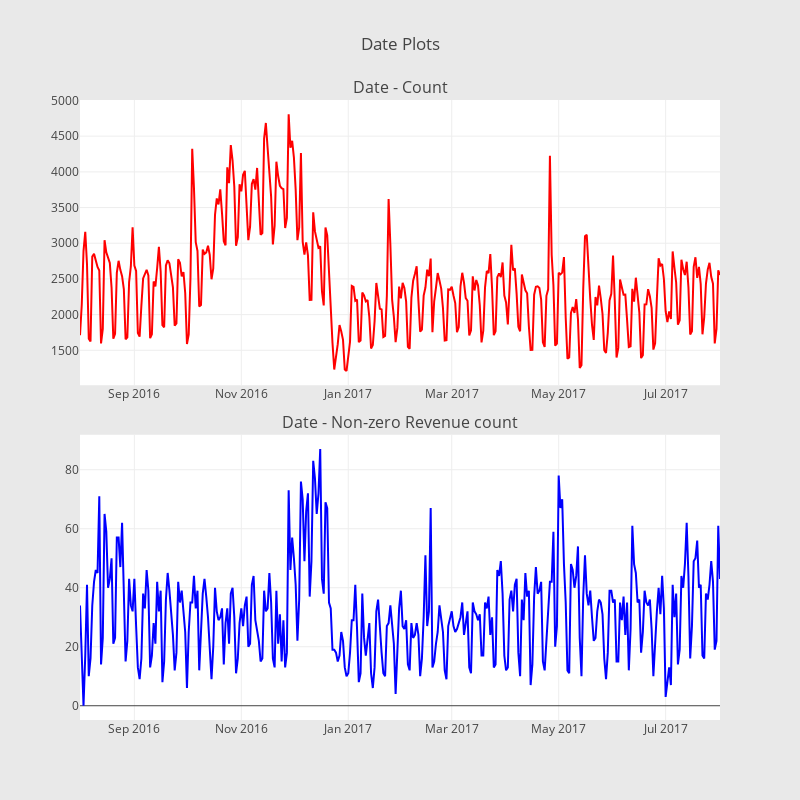

Source (notebook cell):
### Code cell
trace1 = scatter_plot(cnt_srs['count'],'red')
trace2 = scatter_plot(cnt_srs['count of non-zero revenue'],'blue')
fig = tools.make_subplots(rows=2, cols=1, vertical_spacing=0.08,
                          subplot_titles=["Date - Count", "Date - Non-zero Revenue count"])
fig.append_trace(trace1, 1, 1)
fig.append_trace(trace2, 2, 1)
fig['layout'].update(height=800, width=800, paper_bgcolor='rgb(233,233,233)', title="Date Plots")
py.iplot(fig, filename='date-plots')

### Figure 1 — Plotly figure (JSON) as saved in the notebook; plotly's stock layout.template omitted (floating-point values rounded to 4 significant figures; data arrays with more than 128 entries replaced by an {"elided": "..."} marker saying what was removed)
{"data": [{"marker": {"color": "red"}, "showlegend": false, "type": "scatter", "x": {"elided": "366 str values"}, "xaxis": "x1", "y": {"elided": "366 int values"}, "yaxis": "y1"}, {"marker": {"color": "blue"}, "showlegend": false, "type": "scatter", "x": {"elided": "366 str values"}, "xaxis": "x2", "y": {"elided": "366 int values"}, "yaxis": "y2"}], "layout": {"annotations": [{"font": {"size": 16}, "showarrow": false, "text": "Date - Count", "x": 0.5, "xanchor": "center", "xref": "paper", "y": 1, "yanchor": "bottom", "yref": "paper"}, {"font": {"size": 16}, "showarrow": false, "text": "Date - Non-zero Revenue count", "x": 0.5, "xanchor": "center", "xref": "paper", "y": 0.46, "yanchor": "bottom", "yref": "paper"}], "height": 800, "paper_bgcolor": "rgb(233,233,233)", "title": "Date Plots", "width": 800, "xaxis1": {"anchor": "y1", "domain": [0, 1]}, "xaxis2": {"anchor": "y2", "domain": [0, 1]}, "yaxis1": {"anchor": "x1", "domain": [0.54, 1]}, "yaxis2": {"anchor": "x2", "domain": [0, 0.46]}}}
